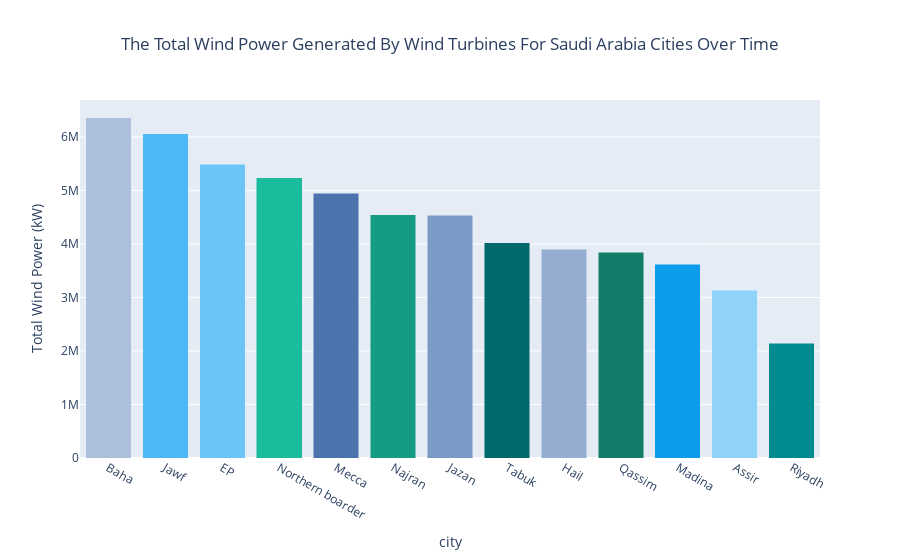

Source (notebook cell):
### Code cell
# The bars colors for our plot
bar_colors = ['#8fd3f8', '#adc0db', '#6dc5f7', '#94add0', '#4cb8f5', '#7b9ac5',
              '#0d9cec', '#4b74ae', '#159c82', '#1abc9c', '#117d68', '#008c8e',
              '#00696b']

# Find the total wind power of each city
data = df.groupby('city')['Power_Output_kW'].sum()
fig = px.bar(data,
             x = data.index, 
             y = data.values,
             color = data.index,
             color_discrete_sequence = bar_colors,
             title="The Total Wind Power Generated By Wind Turbines For Saudi Arabia Cities Over Time",
             labels=dict(x="City Name", y="Total Wind Power (kW)"))
fig.update_layout(barmode='stack', xaxis={'categoryorder':'total descending'})
fig.update(layout=dict(title=dict(x=0.5)))
fig.update_layout(showlegend=False)
fig.show()

### Figure 1 — Plotly figure (JSON) as saved in the notebook; plotly's stock layout.template omitted (floating-point values rounded to 4 significant figures)
{"data": [{"alignmentgroup": "True", "hovertemplate": "city=%{x}<br>Total Wind Power (kW)=%{y}<extra></extra>", "legendgroup": "Assir", "marker": {"color": "#8fd3f8"}, "name": "Assir", "offsetgroup": "Assir", "orientation": "v", "showlegend": true, "textposition": "auto", "type": "bar", "x": ["Assir"], "xaxis": "x", "y": [3137000.0], "yaxis": "y"}, {"alignmentgroup": "True", "hovertemplate": "city=%{x}<br>Total Wind Power (kW)=%{y}<extra></extra>", "legendgroup": "Baha", "marker": {"color": "#adc0db"}, "name": "Baha", "offsetgroup": "Baha", "orientation": "v", "showlegend": true, "textposition": "auto", "type": "bar", "x": ["Baha"], "xaxis": "x", "y": [6357000.0], "yaxis": "y"}, {"alignmentgroup": "True", "hovertemplate": "city=%{x}<br>Total Wind Power (kW)=%{y}<extra></extra>", "legendgroup": "EP", "marker": {"color": "#6dc5f7"}, "name": "EP", "offsetgroup": "EP", "orientation": "v", "showlegend": true, "textposition": "auto", "type": "bar", "x": ["EP"], "xaxis": "x", "y": [5486000.0], "yaxis": "y"}, {"alignmentgroup": "True", "hovertemplate": "city=%{x}<br>Total Wind Power (kW)=%{y}<extra></extra>", "legendgroup": "Hail", "marker": {"color": "#94add0"}, "name": "Hail", "offsetgroup": "Hail", "orientation": "v", "showlegend": true, "textposition": "auto", "type": "bar", "x": ["Hail"], "xaxis": "x", "y": [3899000.0], "yaxis": "y"}, {"alignmentgroup": "True", "hovertemplate": "city=%{x}<br>Total Wind Power (kW)=%{y}<extra></extra>", "legendgroup": "Jawf", "marker": {"color": "#4cb8f5"}, "name": "Jawf", "offsetgroup": "Jawf", "orientation": "v", "showlegend": true, "textposition": "auto", "type": "bar", "x": ["Jawf"], "xaxis": "x", "y": [6056000.0], "yaxis": "y"}, {"alignmentgroup": "True", "hovertemplate": "city=%{x}<br>Total Wind Power (kW)=%{y}<extra></extra>", "legendgroup": "Jazan", "marker": {"color": "#7b9ac5"}, "name": "Jazan", "offsetgroup": "Jazan", "orientation": "v", "showlegend": true, "textposition": "auto", "type": "bar", "x": ["Jazan"], "xaxis": "x", "y": [4536000.0], "yaxis": "y"}, {"alignmentgroup": "True", "hovertemplate": "city=%{x}<br>Total Wind Power (kW)=%{y}<extra></extra>", "legendgroup": "Madina", "marker": {"color": "#0d9cec"}, "name": "Madina", "offsetgroup": "Madina", "orientation": "v", "showlegend": true, "textposition": "auto", "type": "bar", "x": ["Madina"], "xaxis": "x", "y": [3618000.0], "yaxis": "y"}, {"alignmentgroup": "True", "hovertemplate": "city=%{x}<br>Total Wind Power (kW)=%{y}<extra></extra>", "legendgroup": "Mecca", "marker": {"color": "#4b74ae"}, "name": "Mecca", "offsetgroup": "Mecca", "orientation": "v", "showlegend": true, "textposition": "auto", "type": "bar", "x": ["Mecca"], "xaxis": "x", "y": [4951000.0], "yaxis": "y"}, {"alignmentgroup": "True", "hovertemplate": "city=%{x}<br>Total Wind Power (kW)=%{y}<extra></extra>", "legendgroup": "Najran", "marker": {"color": "#159c82"}, "name": "Najran", "offsetgroup": "Najran", "orientation": "v", "showlegend": true, "textposition": "auto", "type": "bar", "x": ["Najran"], "xaxis": "x", "y": [4545000.0], "yaxis": "y"}, {"alignmentgroup": "True", "hovertemplate": "city=%{x}<br>Total Wind Power (kW)=%{y}<extra></extra>", "legendgroup": "Northern boarder", "marker": {"color": "#1abc9c"}, "name": "Northern boarder", "offsetgroup": "Northern boarder", "orientation": "v", "showlegend": true, "textposition": "auto", "type": "bar", "x": ["Northern boarder"], "xaxis": "x", "y": [5238000.0], "yaxis": "y"}, {"alignmentgroup": "True", "hovertemplate": "city=%{x}<br>Total Wind Power (kW)=%{y}<extra></extra>", "legendgroup": "Qassim", "marker": {"color": "#117d68"}, "name": "Qassim", "offsetgroup": "Qassim", "orientation": "v", "showlegend": true, "textposition": "auto", "type": "bar", "x": ["Qassim"], "xaxis": "x", "y": [3845000.0], "yaxis": "y"}, {"alignmentgroup": "True", "hovertemplate": "city=%{x}<br>Total Wind Power (kW)=%{y}<extra></extra>", "legendgroup": "Riyadh", "marker": {"color": "#008c8e"}, "name": "Riyadh", "offsetgroup": "Riyadh", "orientation": "v", "showlegend": true, "textposition": "auto", "type": "bar", "x": ["Riyadh"], "xaxis": "x", "y": [2147000.0], "yaxis": "y"}, {"alignmentgroup": "True", "hovertemplate": "city=%{x}<br>Total Wind Power (kW)=%{y}<extra></extra>", "legendgroup": "Tabuk", "marker": {"color": "#00696b"}, "name": "Tabuk", "offsetgroup": "Tabuk", "orientation": "v", "showlegend": true, "textposition": "auto", "type": "bar", "x": ["Tabuk"], "xaxis": "x", "y": [4021000.0], "yaxis": "y"}], "layout": {"barmode": "stack", "legend": {"title": {"text": "city"}, "tracegroupgap": 0}, "showlegend": false, "title": {"text": "The Total Wind Power Generated By Wind Turbines For Saudi Arabia Cities Over Time", "x": 0.5}, "xaxis": {"anchor": "y", "categoryarray": ["Assir", "Baha", "EP", "Hail", "Jawf", "Jazan", "Madina", "Mecca", "Najran", "Northern boarder", "Qassim", "Riyadh", "Tabuk"], "categoryorder": "total descending", "domain": [0, 1], "title": {"text": "city"}}, "yaxis": {"anchor": "x", "domain": [0, 1], "title": {"text": "Total Wind Power (kW)"}}}}
